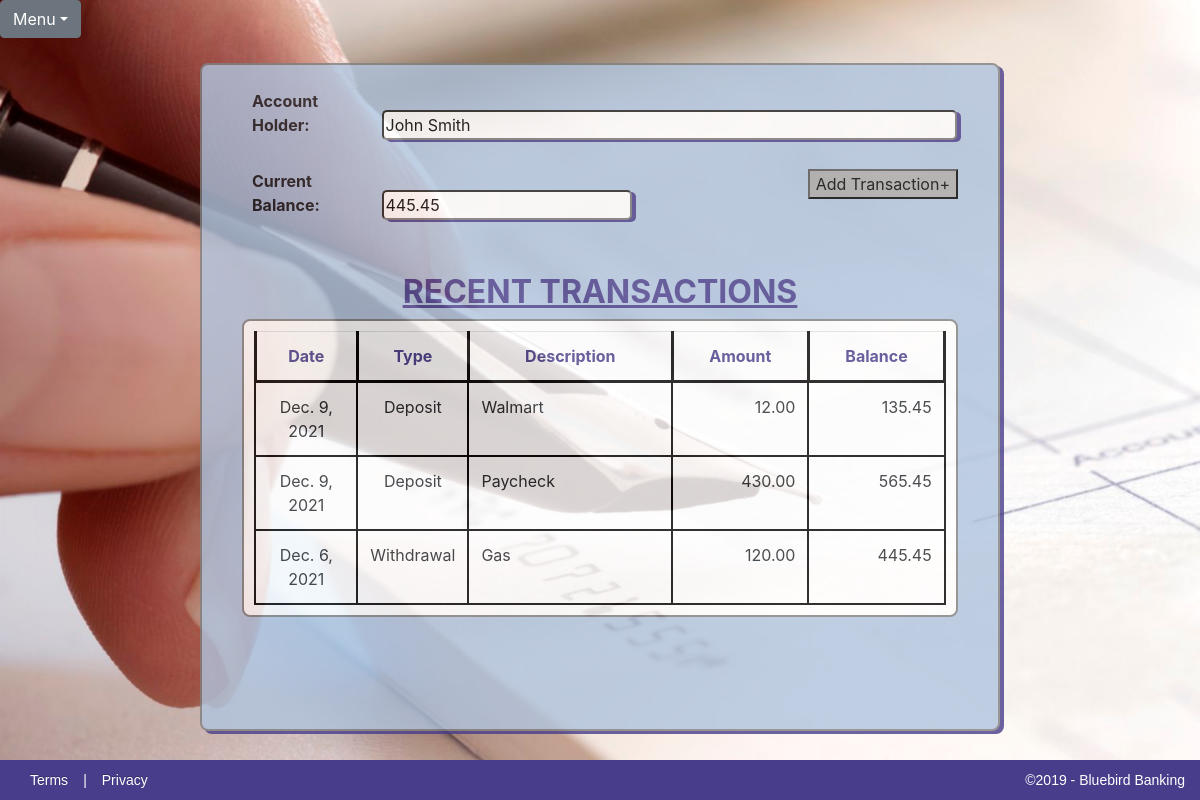
/2/balance/, run on the app's committed database.
### Checkbook/models.py (models this page shows)
class Account(models.Model):
    first_name = models.CharField(max_length=50)
    last_name = models.CharField(max_length=50)
    initial_deposit = models.DecimalField(max_digits=15, decimal_places=2)
    Accounts = models.Manager()
    def __str__(self):
        return self.first_name + ' ' + self.last_name

class Transaction(models.Model):
    date = models.DateField()
    type = models.CharField(max_length=10, choices=TransactionTypes)
    amount = models.DecimalField(max_digits=15, decimal_places=2)
    description = models.CharField(max_length=100)
    account = models.ForeignKey(Account, on_delete=models.CASCADE)
    Transactions = models.Manager()

### Checkbook/views.py (the view)
# urls.py: path('<int:pk>/balance/', views.balance, name='balance'),
def balance(request, pk):
    account = get_object_or_404(Account, pk=pk)
    transactions = Transaction.Transactions.filter(account=pk)
    current_total = account.initial_deposit
    table_contents = {}
    for t in transactions:
        if t.type == 'Deposit':
            current_total += t.amount
            table_contents.update({t: current_total})
        else:
            current_total -= t.amount
            table_contents.update({t: current_total})
    content = {'account': account, 'table_contents': table_contents, 'balance': current_total}
    print(content)
    return render(request, 'checkbook/BalanceSheet.html', content)

### Checkbook/templates/checkbook/BalanceSheet.html (shortened to what this page needs)
{% extends 'checkbook_base.html' %}
{% block content %}
			<div id="all-transactions-form">
				<form>
					<br>
					<label>Account Holder:</label>
					<input id="accountholder" type="text" name="accountHolder" value="{{ account }}" readonly>
					<br><br>
					<label>Current Balance:</label>
					<input id="balance" type="text" name="currentBalance" value="{{ balance }}" readonly>
					<button type="button"><a href="{% url 'transaction' %}">Add Transaction+</a></button>
				</form>
				<br><br>
			</div>
			<h2>RECENT TRANSACTIONS</h2>
			<table class="table table-responsive" id ="transactions-table">
				<tr id="headerRow">
					<th>Date</th>
					<th>Type</th>
					<th>Description</th>
					<th>Amount</th>
					<th>Balance</th>
				</tr>
				{% for key, total in table_contents.items %}
				<tr>
					<td class="center">{{ key.date }}</td>
					<td class="center">{{ key.type }}</td>
					<td class="left">{{ key.description }}</td>
					<td class="right">{{ key.amount }}</td>
					<td class="right">{{ total }}</td>
				</tr>
				{% endfor %}
			</table>
			<br><br>
{% endblock %}

### Checkbook/templates/checkbook_base.html (shortened to what this page needs)
{% load static %}
<!DOCTYPE html>
<html lang="en">
	<head>
		<link rel="stylesheet" href="{% static '/CSS/CheckbookApp.css' %}">
		<link rel="stylesheet" href="https://stackpath.bootstrapcdn.com/bootstrap/4.3.1/css/bootstrap.min.css">
		<link rel="stylesheet" href="https://maxcdn.bootstrapcdn.com/font-awesome/4.7.0/css/font-awesome.min.css">
	</head>
	<header>
		<div class="JavaScriptDropdown">
			<div class="btn-group">
				<button type="button" class="btn btn-secondary dropdown-toggle" data-toggle="dropdown">Menu</button>
			</div>
		</div>
	</header>
	<body id="body">
		<div class="checkbook-container">
			{% block content %}{% endblock %}
			<br><br>
		</div>
		<section id="block-footer">
			<p id="footer-right"><a href="#">Terms</a>|<a href="#">Privacy</a></p>
			<p id="footer-left">&copy;2019 - Bluebird Banking</p>
		</section>
	</body>
</html>

### Checkbook/static/CSS/CheckbookApp.css (style rules this page uses)
html, body { height: cover; width: cover; }
body { font-family: Lucida Sans Unicode; text-align: center; background-image: url('../../static/images/CheckCalligraphyPen.jpg'); -webkit-background-size: cover; -moz-background-size: cover; -o-background-size: cover; background-size: cover; overflow: scroll; background-repeat: no-repeat; }
label { width: 125px; margin-left: 50px; font-weight: bold; opacity: initial; }
input, select { width: 500px; border-radius: 5px; box-shadow: 4px 2px darkslateblue; }
th { border: 3px solid black; }
tr td { height: 25px; border: 2px solid black; word-wrap: normal; vertical-align: top; width: auto; }
#headerRow { color: darkslateblue; text-align: center; }
.center { text-align: center; width: 15%; }
.left { padding-left: 10px; width: 30%; word-wrap: normal; }
.right { padding-right: 5px; width: 20%; text-align: right; }
.JavaScriptDropdown { position: relative; margin-top: 0; }
.checkbook-container { opacity: 0.8; position: relative; width: 800px; height: auto; border-radius: 8px; border: 2px solid gray; box-shadow: 4px 3px darkslateblue; margin-left: auto; margin-right: auto; margin-top: 25px; background-color: lightsteelblue; }
.checkbook-container h2 { color: darkslateblue; font-size: 32px; font-weight: bold; text-align: center; text-decoration: underline; }
#all-transactions-form { position: relative; }
#all-transactions-form button { background-color: darkgray; position: relative; right: 40px; float: right; }
#accountholder { width: 575px; }
#balance { width: 250px; }
#transactions-table { background-color:white; width: 90%; height: auto; margin-right: auto; margin-left: auto; padding: 10px; border: 2px solid gray; border-collapse: collapse; border-radius: 8px; table-layout: auto; float: center; position: relative; }
.checkbook-container button, .new-account-button { background-color: darkgray; display: block; margin-left: auto; margin-right: auto; }
button a, button a:hover { text-decoration: none; text-align: center; color:black; }
#block-footer { clear: both; display: flex; width: 100%; -moz-box-sizing: border-box; margin: 0 auto; background-color: darkslateblue; position: fixed; bottom: 0; height: 40px; }
#block-footer a, #block-footer p { flex: 1; color: white; padding: 15px 15px; font-size: 14px; line-height: 10px; font-family:'PT Sans', Arial, Helvetica, sans-serif; }
#footer-left { width: 40%; text-align: right; }
#block-footer { float:left; clear:both; width:100%; }
#block-footer a { color: white; text-shadow: 0 -1px 0 rgba(0, 0, 0, 0.25); text-decoration: none; outline: medium none; }

### data on the page
Account: accountHolder "John Smith"
Transaction: date "Dec. 9, 2021", type "Deposit", description "Walmart", amount "12.00", total "135.45"
Transaction: date "Dec. 9, 2021", type "Deposit", description "Paycheck", amount "430.00", total "565.45"
Transaction: date "Dec. 6, 2021", type "Withdrawal", description "Gas", amount "120.00", total "445.45"
